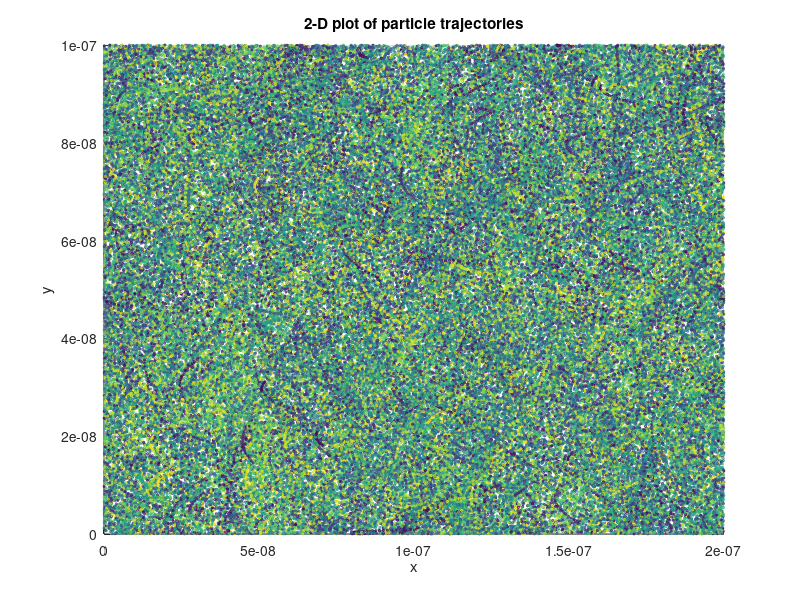
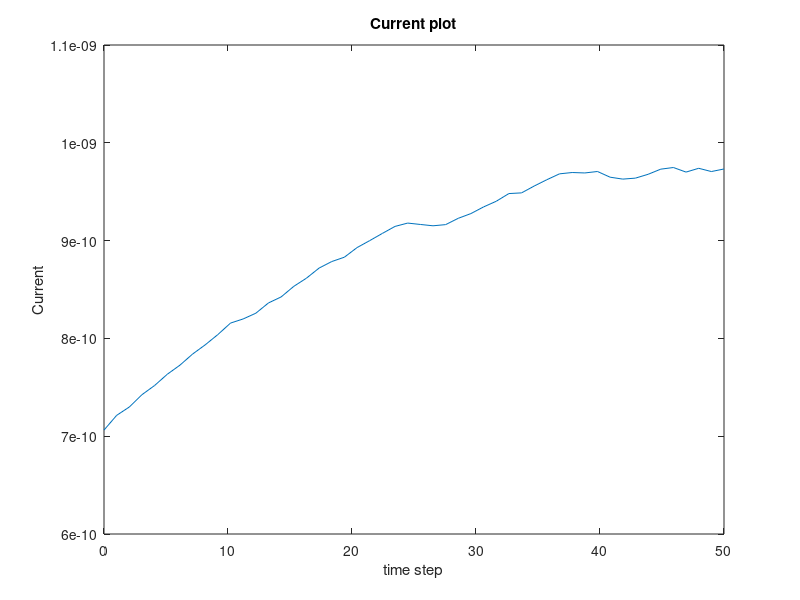
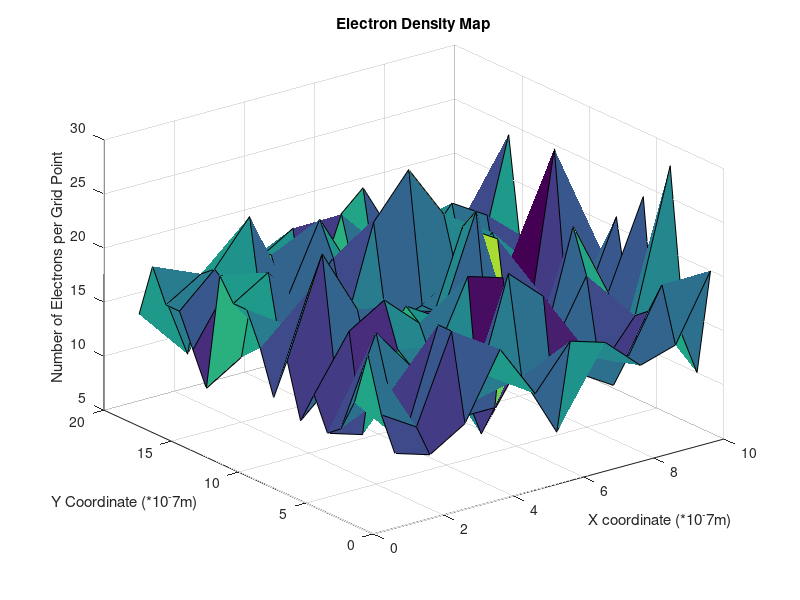

These charts were generated, in order, by the following MATLAB code: (Note: this script raises an error after producing the figures.)
clear all
close all

% constants %
T = 300;
K = 1.3806504e-23;
Mo = 9.10938215e-31;
Mn = 0.26*Mo;
Vth = sqrt((K*T)/(Mn));
Tmn = 0.2e-12;
%MFP = Tmn * Vth;
q = 1.60217653e-19;


% size of modeling %
L = 200e-9;
W = 100e-9;

% basic modifiable parameters %
esize = 3000; % electron numbers
tstep = 15e-15; % time step
simlen = 50; % simulation timesteps

% initiate electron specific data %
Px = rand(1,esize) * 2e-7;
Py = rand(1,esize) * 1e-7;
edir = rand(1,esize) * 2 * pi;
Vx = Vth * cos(edir);
Vy = Vth * sin(edir);
edata = zeros(4,esize);
edata(1,:) = Px;
edata(2,:) = Py;
edata(3,:) = Vx;
edata(4,:) = Vy;

scatdist = makedist('Normal', 'mu', 0, 'sigma', sqrt(K*T/Mn));

% misc (plot color data) %
carr = rand(1,esize);

% MFP specific variables %
MFP = zeros(1,esize);
MFPx = Px; %temp var
MFPy = Py; %temp var
MTBC = zeros(1,esize);
Pscat = 1 - exp(-tstep/Tmn);
Tsum = 0; %temp var

%% Assignment 3 p1

Voltx = 0.1;
Volty = 0;

eEx = Voltx/L;
eEy = Volty/W;
eFx = eEx*q;
eFy = eEy*q;

Acc = zeros(2,esize);
Acc(1,:) = eFx/Mn;
Acc(2,:) = eFy/Mn;

ec = 10e15;
edcd = zeros(1,simlen);
tdenvar = zeros(1,esize);

%%

% main function %
for n = 1 : simlen

    temp = sqrt(edata(3,:).^2 + edata(4,:).^2);

    % added dx and dy from EMModeling for faster access %
    dx = edata(3,:) * tstep;
    dy = edata(4,:) * tstep;

    % Assignment 3 acceleration
    if Acc(1,:) ~= 0
        edata(3,:) = edata(3,:) + Acc(1,:)*tstep;
    end
    if Acc(2,:) ~= 0
        edata(4,:) = edata(4,:) + Acc(1,:)*tstep;
    end
    
    % probablity of scattering %
    scat = rand(1,esize) < Pscat;
    edata(3:4,scat) = random(scatdist,[sum(scat),2])';

    % scattered temp and avg temp calculation %
    nVth = sqrt(edata(3,:).^2 + edata(4,:).^2);
    avgV = sum(nVth) / esize;
    nT = T + ((Mn * (avgV.^2)) / K / esize / 2);
    Tsum = Tsum + nT;
    avgT = Tsum / n;

    % MFP and MTBC %
    MFP(scat) = MFP(scat) + sqrt((dx(scat)-MFPx(scat)).^2+(dy(scat)-MFPy(scat)).^2);
    MTBC(scat) = MTBC(scat) + sqrt ((dx(scat)-MFPx(scat)).^2+(dy(scat)-MFPy(scat)).^2)./nVth(scat);

    % new cordinates calculation %
    nPx = edata(1,:) + dx;
    nPy = edata(2,:) + dy;
    
    % check if new cordinates excedes boundary %
    uplim = nPy > W;
    rtlim = nPx > L;
    lflim = nPy < 0;
    dwlim = nPx < 0;
    % actions taken %
    nPy(uplim) = 2 * W - nPy(uplim);
    edata(4,uplim) = -1 * edata(4,uplim);
    nPx(rtlim) = nPx(rtlim) - L;
    nPy(lflim) = -1 * nPy(lflim);
    edata(4,lflim) = -1 * edata(4,lflim);
    nPx(dwlim) = nPx(dwlim) + L;

    % 2d traj plot %
    figure(1)
    scatter(nPx,nPy,2,carr)
    title '2-D plot of particle trajectories'
    xlabel 'x'
    ylabel 'y'
    xlim([0 L]);
    ylim([0 W]);
    hold on
    grid on

    % temp plot %
%     figure(2)
%     subplot(2,1,1)
%     scatter(n,nT,2)
%     title 'Temperature plot'
%     hold on
%     xlim([0 simlen])
%     ylim([300 330])
% 
%     subplot(2,1,2)
%     scatter(n,avgT,2)
%     title 'average temperature trend plot'
%     hold on
%     xlim([0 simlen])
%     ylim([300 330])

    % cordinates update %
    edata(1,:) = nPx;
    edata(2,:) = nPy;

    % Assignment 3 current density
    Vdrift = mean(temp)*eEx;
    mu = Vdrift/esize;
    edcd(n) =q*ec*mu*W*L

    tdenvar = Mn*(temp.^2)/(K*2);
end

%avgT
%avgMFP = mean(MFP)
%avgMTBC = mean (MTBC)

figure(3)
plot(linspace(0,simlen,simlen),edcd)
title('Current plot')
xlabel('time step')
ylabel('Current')
hold on

% Density
edenmap = [edata(1,:)', edata(2,:)'];
figure(4)
surf(hist3(edenmap,[20,10]))
title 'Electron Density Map';
zlabel 'Number of Electrons per Grid Point';
ylabel 'Y Coordinate (*10^-7m)';
xlabel 'X coordinate (*10^-7m)';

figure(5)
xplot = linspace(0,200e-9,40);
yplot = linspace(0,100e-9,40);
[X, Y] = ndgrid(xplot', yplot');
F = scatteredInterpolant(edata(1,:)', edata(2,:)', tdenvar');
Z = F(X,Y);
surf(X,Y,Z);
title 'Temperature Map';
zlabel 'Temperature';
ylabel 'Y Coordinate (*10^-7m)';
xlabel 'X coordinate (*10^-7m)';


%     figure(4)
%     subplot(2,1,1)
%     histogram(edata(3,:),simlen/25)
%     title 'histogram of vx'
%     subplot(2,1,2)
%     histogram(edata(4,:),simlen/25)
%     title 'histogram of vy'
